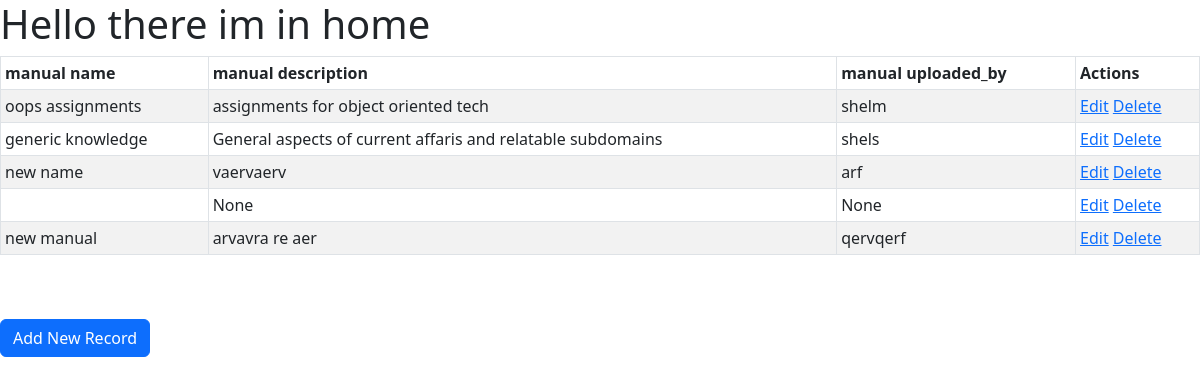
Before: / with the older database file.
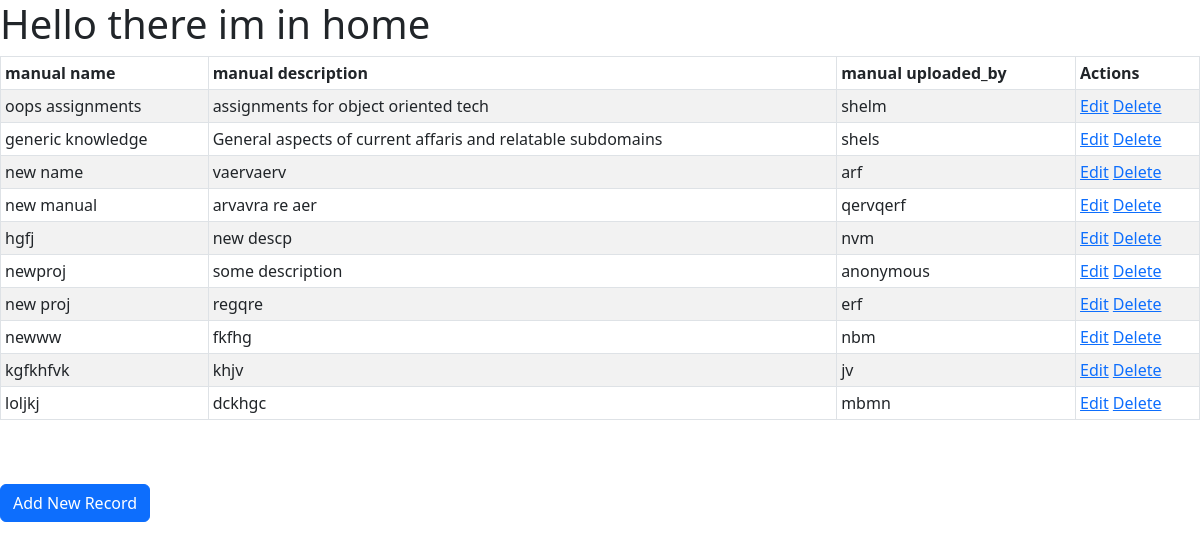
After: the same page with the newer database file.
### myApp/models.py (models this page shows, shortened)
class Manual(models.Model):
    title = models.CharField(max_length=200)
    description = models.TextField(null=True,blank = True)
    uploaded_by = models.CharField(max_length=200,null = True,blank = True)

### myApp/views.py (the view)
# urls.py: 2. Add a URL to urlpatterns:  path('', views.home, name='home')
def home(request):
    manuals = Manual.objects.all()
    return render(request,"myApp/home.html",{'manuals':manuals})

### myApp/templates/myApp/home.html
{% extends 'myApp/base.html' %}
{% load static%}
{% block content%}
<table class="table table-striped table-bordered table-sm">
    <thead class="thead-dark">
    <tr>
        <th>manual name</th>
        <th>manual description</th>
        <th>manual uploaded_by</th>
        <th>Actions</th>
    </tr>
    </thead>
    <tbody>
{% for manual in manuals %}
    <tr>
        <td>{{ manual.title }}</td>
        <td>{{ manual.description }}</td>
        <td>{{ manual.uploaded_by }}</td>
        <td>
            <a href="edit/{{ manual.id }}"><span class="glyphicon glyphicon-pencil" >Edit</span></a>
            <a href="delete/{{ manual.id }}">Delete</a>
        </td>
    </tr>
{% endfor %}
    </tbody>
</table>
<br>
<br>
<a href="/add_manual" class="btn btn-primary">Add New Record</a>
{% endblock %}

Changed rows visible on the page:
removed Manual: description "None", uploaded_by "None"
added Manual: title "hgfj", description "new descp", uploaded_by "nvm"
added Manual: title "newproj", description "some description", uploaded_by "anonymous"
added Manual: title "new proj", description "regqre", uploaded_by "erf"
added Manual: title "newww", description "fkfhg", uploaded_by "nbm"
added Manual: title "kgfkhfvk", description "khjv", uploaded_by "jv"
added Manual: title "loljkj", description "dckhgc", uploaded_by "mbmn"
